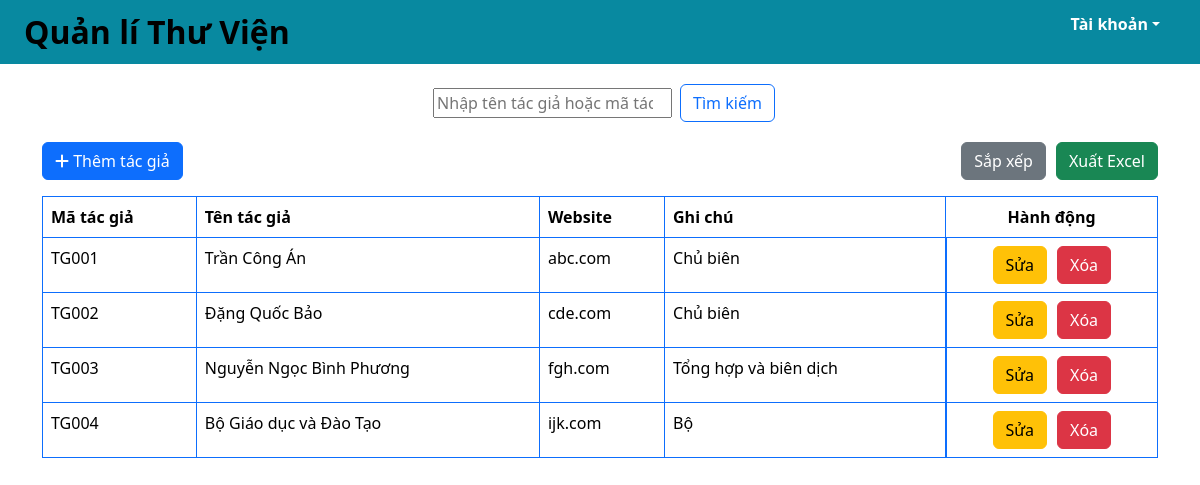
The app's page /tacgia2.php, older data.
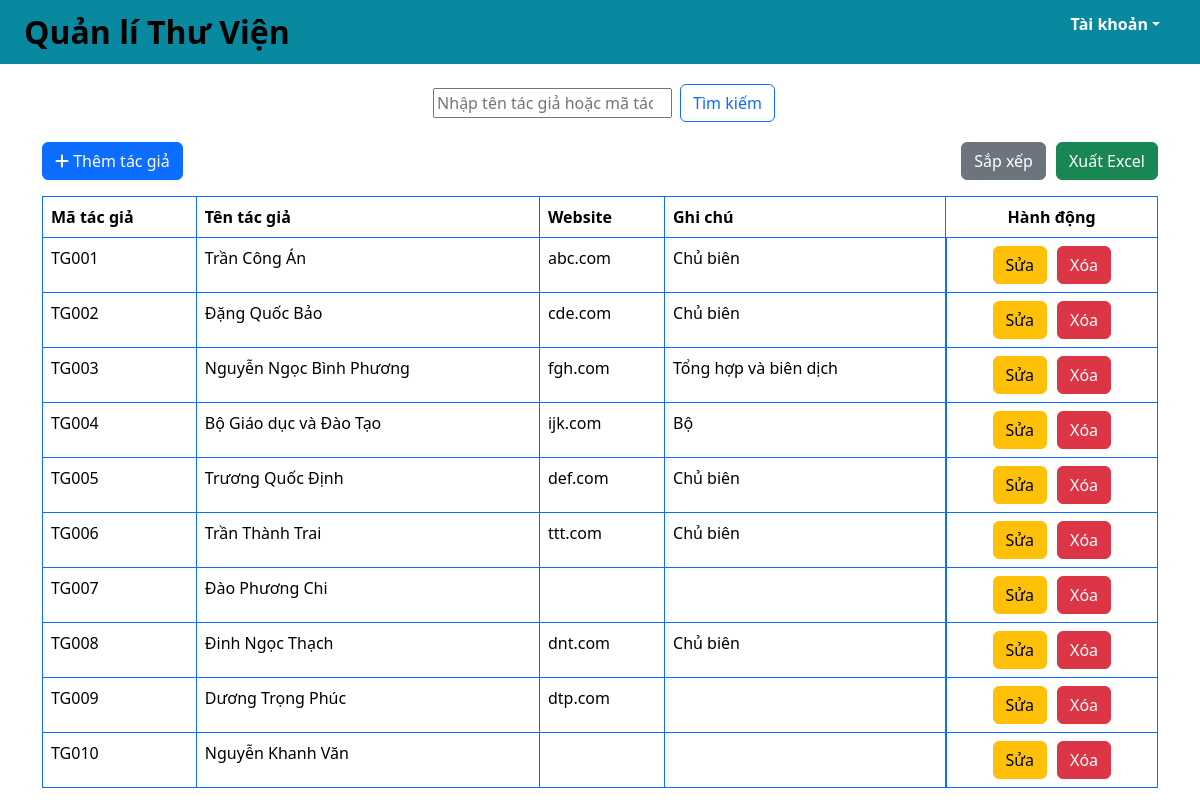
The same page, newer data.
### tables this page shows
create table tacGia (
	maTG char(10) not null,
    tenTG varchar(50) not null,
    website varchar(50),
    ghiChu varchar(255),
    primary key (maTG)
);

### src/functions.php (called while the page is built, shortened)
<?php
function html_escape(string|null $text): string
{
    return htmlspecialchars($text ?? '', ENT_QUOTES, 'UTF-8', false);
}

### public/tacgia2.php (the view, shortened to what this page needs)
<?php
require_once __DIR__ . '/../src/connect.php';
if ($_SERVER['REQUEST_METHOD'] === 'POST' && isset($_POST['sort'])) {
    $sql = "CALL sapXepTG()";
    $stmt = $pdo->prepare($sql);
    $stmt->execute();
} else if ($_SERVER['REQUEST_METHOD'] === 'GET' && isset($_GET['keyword'])) {
    $keyword = $_GET['keyword'];
    $sql = "CALL timKiemTG(?)";
    $stmt = $pdo->prepare($sql);
    $stmt->execute([$keyword]);
} else {
    $sql = "CALL hthiTG()";
    $stmt = $pdo->prepare($sql);
    $stmt->execute();
}
$rows = $stmt->fetchAll(PDO::FETCH_ASSOC);
include_once __DIR__ . '/../src/partials/header2.php'
?>
<div class="container">
    <div class="row mb-3">
        <div class="col d-flex justify-content-center ">
            <form class="d-flex align-items-center" method="GET" action="/tacgia2.php" class="w-100">
                <input class="m-2" type="search" placeholder="Nhập tên tác giả hoặc mã tác giả" aria-label="search"
                    name="keyword" value="<?= isset($_GET['keyword']) ? htmlspecialchars($_GET['keyword']) : '' ?>">
                <button class="btn btn-outline-primary" type="submit">Tìm kiếm</button>
            </form>
        </div>
    </div>
    <div class="row mb-3">
        <div class="col-6">
            <a href="/them_tacgia2.php" class="btn btn-primary">
                <i class="fa-solid fa-plus"></i> Thêm tác giả
            </a>
        </div>
        <div class="col-6 d-flex justify-content-end">
            <form method="post">
                <button class="btn btn-secondary" type="submit" name="sort">
                    Sắp xếp
                </button>
            </form>
            <div style="width: 10px;"></div>
            <form method="post">
                <button class="btn btn-success" type="submit" name="export">
                    Xuất Excel
                </button>
            </form>
        </div>
    </div>
    <div class="row">
        <div class="col">
            <table class="table table-bordered border-primary">
                <thead>
                    <tr>
                        <th>Mã tác giả</th>
                        <th>Tên tác giả</th>
                        <th>Website</th>
                        <th>Ghi chú</th>
                        <th class="text-center">Hành động</th>
                    </tr>
                </thead>
                <tbody>
                    <?php foreach ($rows as $row) : ?>
                    <tr>
                        <td><?= html_escape($row['maTG']) ?></td>
                        <td><?= html_escape($row['tenTG']) ?></td>
                        <td><?= html_escape($row['website']) ?></td>
                        <td><?= html_escape($row['ghiChu']) ?></td>
                        <td class="d-flex justify-content-center">
                            <a href="<?= 'sua_tacgia2.php?maTG=' . $row['maTG'] ?>" class="btn btn-xs btn-warning mr-1">
                                Sửa</a>
                            <div style="width: 10px;"></div>
                            <form class="form-inline ml-1" action="/xoa_tacgia2.php" method="POST">
                                <button id="delete-sach-btn" type="button" class="btn btn-xs btn-danger  delete-btn"
                                    data-toggle="modal" name="delete-sach" data-target="#delete-confirm">
                                    Xóa
                                </button>
                            </form>
                        </td>
                    </tr>
                    <?php endforeach ?>
                </tbody>
            </table>
        </div>
    </div>
</div>
<?php
include_once __DIR__ . '/../src/partials/footer.php'
?>

Row changes from the older to the newer data that the page shows:
added tacgia: maTG "TG005", tenTG "Trương Quốc Định", website "def.com", ghiChu "Chủ biên"
added tacgia: maTG "TG006", tenTG "Trần Thành Trai", website "ttt.com", ghiChu "Chủ biên"
added tacgia: maTG "TG007", tenTG "Đào Phương Chi"
added tacgia: maTG "TG008", tenTG "Đinh Ngọc Thạch", website "dnt.com", ghiChu "Chủ biên"
added tacgia: maTG "TG009", tenTG "Dương Trọng Phúc", website "dtp.com"
added tacgia: maTG "TG010", tenTG "Nguyễn Khanh Văn"
